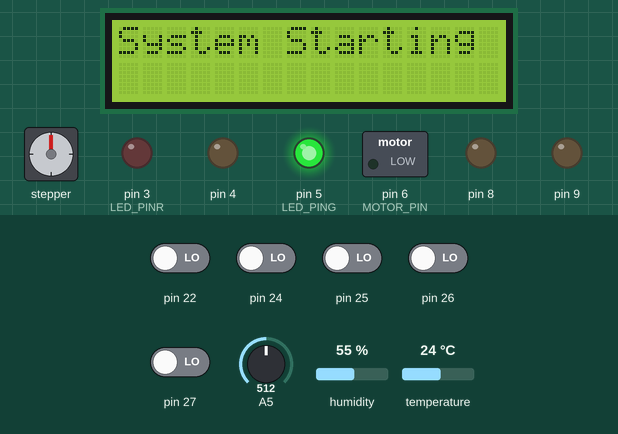
Bench run of a sketch on a simulated Arduino Mega 2560, built with avr-gcc and run on an emulated ATmega2560. Shown: 16×2 character LCD, stepper motor, switched loads named in the sketch (green lamp = pin HIGH), output pins drawn as LEDs (lit = HIGH). Dashed ring = blinking. The inputs (shaded band) are chosen by the test bench; at power-on: pin 22, pin 24–27 LOW, temperature 24 °C, A5 = 512, humidity 55 %. The local clock reads 2024-03-15 10:24:30 at power-on unless the sketch sets it; stepper angles assume 2048 steps per turn; what the sketch prints to the serial monitor is not drawn.

Above: at 1.2 s.
1.3 s: pin 22 driven HIGH
At 2.0 s:
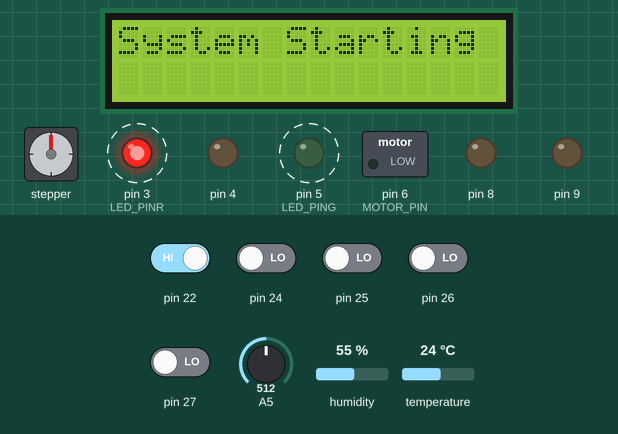
4.3 s: pin 26 driven HIGH
At 4.55 s:
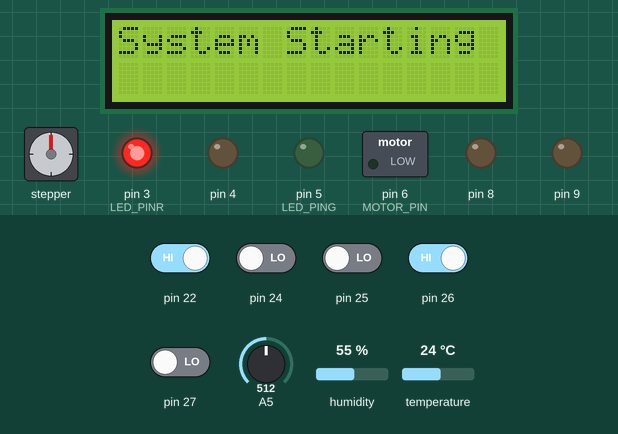
At 5.15 s:
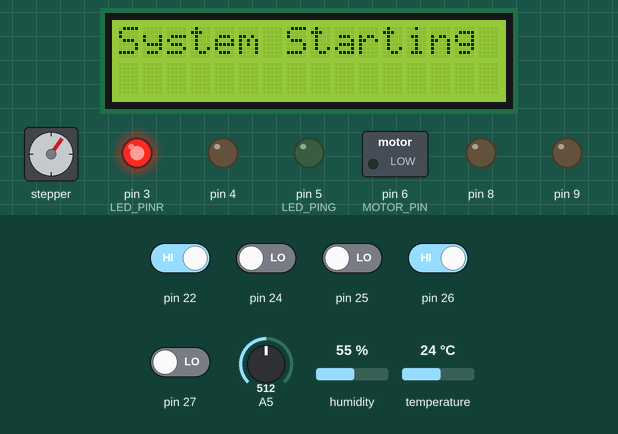
6.8 s: pin 22 driven LOW and pin 24 driven HIGH and pin 25 driven HIGH and pin 26 driven LOW and pin 27 driven HIGH
At 6.96 s:
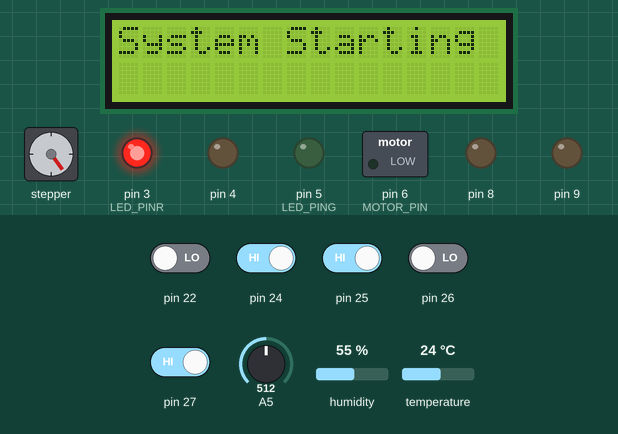
9.2 s: pin 22 driven HIGH
16.4 s: temperature set to 12 °C
17.9 s: temperature set to 9 °C
Timing chart, 0 to 20.4 s (numbered marks = the images above; inputs shaded):
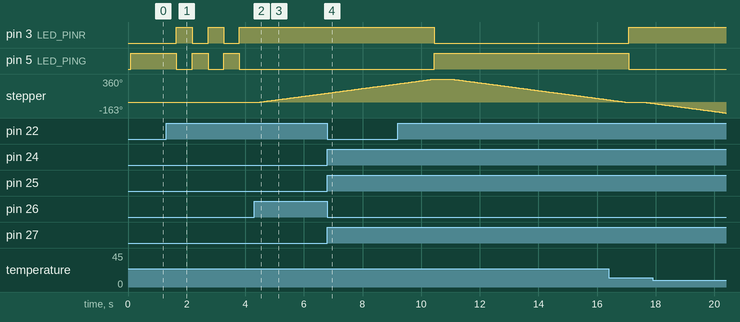

Measured:
- after the input at 1.3 s, pin 3 (LED_PINR): alternates HIGH for 0.55 s and LOW for 0.53 s, starting after 0.34 s; pin 5 (LED_PING): alternates HIGH for 0.53 s and LOW for 0.55 s, starting after 0.34 s
- after the input at 4.3 s, pin 3 (LED_PINR): stops changing and stays HIGH; pin 5 (LED_PING): stops changing and stays LOW; stepper: keeps turning clockwise at about 60°/s, starting after 0.10 s

The sketch:

final_project.ino
```cpp
#include <LiquidCrystal.h>
#include <RTClib.h>
#include <DHT.h>
#include <Stepper.h>

//TODO figure out port stuff and fix it in the main code too

//checked
// define pins for the stepper motor
#define STEPPER_PIN1 10
#define STEPPER_PIN2 11
#define STEPPER_PIN3 12
#define STEPPER_PIN4 13

// keep this set to 18 as it is one of the pins avalible for interputs
#define BUTTON_ON_OFF 0

// when in error need to be able to reset to idle
#define BUTTON_RESET 1

// define pins for the buttons
#define BUTTON_LIMIT_TOP 2
#define BUTTON_LIMIT_BOTTOM 3


#define BUTTON_STEPPER_UP 4
#define BUTTON_STEPPER_DOWN 5

// fan motor
#define MOTOR_PIN 6

// humidity and temp sensor pins
#define DHT_PIN 7
#define DHT_TYPE DHT11

//checked
#define WATER_LEVEL 5

// define led pins
#define LED_PINR 3
#define LED_PINY 3
#define LED_PING 5
#define LED_PINB 5

#define RDA 0x80
#define TBE 0x20

//checked
// initialize the library with the numbers of the interface pins
LiquidCrystal lcd(30, 31, 32, 33, 34, 35);

//checked
// clock
RTC_DS1307 RTC;

// temp humidity
DHT dht(DHT_PIN, DHT_TYPE);

// checked
// create a Stepper object
Stepper stepper(2048, STEPPER_PIN1, STEPPER_PIN2, STEPPER_PIN3, STEPPER_PIN4);

volatile unsigned char *myUCSR0A = (unsigned char *)0x00C0;
volatile unsigned char *myUCSR0B = (unsigned char *)0x00C1;
volatile unsigned char *myUCSR0C = (unsigned char *)0x00C2;
volatile unsigned int  *myUBRR0  = (unsigned int *) 0x00C4;
volatile unsigned char *myUDR0   = (unsigned char *)0x00C6;

// define the possible states for the state machine
enum States {
  IDLE,
  DISABLED,
  RUNNING,
  ERROR,
  START,
};


#define WATER_THRESHOLD 320 // the threshold for that sensor
#define TEMP_THRESHOLD 10 // the temp threshold for that sensor

// define the initial state for the state machine
States currentState = DISABLED;
States prevState = START;

void setup()
{

  // initialize the pins used for I2C communication with the RTC module
  PORTD |= (1 << PD0) | (1 << PD1);
  RTC.begin();

  // set the time on the RTC module
  DateTime now = DateTime(2022, 12, 9, 0, 0, 0);
  RTC.adjust(now);

  DDRE |= (0x01 << LED_PING | 0x01 << LED_PINY);
  DDRG |= (0x01 << LED_PINB);
  DDRH |= (0x01 << LED_PINR | 0x01 << WATER_LEVEL | 0x01 << MOTOR_PIN);


  // init read stuff
  adc_init();

  // initialize the serial port on USART0:
  U0init(9600);

  dht.begin();

  // set up the LCD's number of columns and rows:
  lcd.begin(16, 2);
  lcd.print("System Starting");


  // limit switch button setting
  DDRA &= ~(0x01 << BUTTON_RESET | 0x01 << BUTTON_ON_OFF | 0x01 << BUTTON_LIMIT_TOP | 0x01 << BUTTON_LIMIT_BOTTOM | 0x01 << BUTTON_STEPPER_UP | 0x01 << BUTTON_STEPPER_DOWN);


  // attach an interrupt to the button pin
  attachInterrupt(digitalPinToInterrupt(BUTTON_ON_OFF), handleOnOff, RISING);
  stepper.setSpeed(10);
}


// loop update values
int lastTempPrint = 0;
float temp = 0;
float hum = 0;

// speed of stepper motor
int stepperRate = 2048;

// state machine flags
bool fanOn = false;
int ledC = -1;
bool displayTempHum = false;
bool stepperAllowed = false;
bool monitorWater = false;


void loop()
{
  // read the time from the RTC module
  DateTime now = RTC.now();

  if(displayTempHum){
    // read the temperature and humidity from the DHT11 sensor
    temp = dht.readTemperature();
    hum = dht.readHumidity();
  }

  currentState = decideState(temp, hum, currentState);

  if(pinRead(BUTTON_ON_OFF)){
    handleOnOff();
  }
  // when state is switching exec
  if(currentState != prevState){

    writeTimeStampTransition(now, prevState, currentState);

    // check the current state of the state machine
    switch (currentState) {
      case DISABLED:
        fanOn = false;
        ledC = 3;
        displayTempHum = false;
        stepperAllowed = true;
        monitorWater = false;

        break;

      case IDLE:
        fanOn = false;
        ledC = 2;
        displayTempHum = true;
        stepperAllowed = true;
        monitorWater = true;

        break;

      case RUNNING:
        fanOn = true;
        ledC = 1;
        displayTempHum = true;
        stepperAllowed = true;
        monitorWater = true;

        break;

      case ERROR:
        lcd.clear();
        lcd.print("Error, low water level");
        fanOn = false;
        ledC = 0;
        displayTempHum = true;
        stepperAllowed = false;
        monitorWater = true;


        break;
      case START:
        break;
    }
  }

  // set stepper rate
  if(stepperAllowed){
    //determine direction the user wants, the limits it can go, then set that speed
    int stepperDirection = stepperRate * (pinRead(BUTTON_STEPPER_UP) ? 1 : pinRead(BUTTON_STEPPER_DOWN) ? -1 : 0);
    //preform limit checks
    stepperDirection = (pinRead(BUTTON_LIMIT_TOP) ? min(stepperDirection, 0) : (pinRead(BUTTON_LIMIT_BOTTOM) ? max(stepperDirection ,0) : stepperDirection));
    if(stepperDirection != 0){
      writeStepperPos(now, prevState, currentState);
    }
    setStepperMotor(stepperDirection);
  }
  // set fan rate
  setFanMotor(fanOn);

  // set led
  turnLEDOn(ledC);

  // display temp hum, if we are allowed to, and if the time since the last one has been greater then one minute
  if(displayTempHum && abs(lastTempPrint - now.minute()) >= 1){

    lcd.clear();
    lastTempPrint = now.minute(); // update prev
    temp = dht.readTemperature();
    hum = dht.readHumidity();
    lcd.print("Temp, Humidity");
    delay(1000);
    lcd.clear();
    lcd.print(temp); // write temp to lcd
    lcd.print(hum); // write hum to lcd
  }

  prevState = currentState;
  // check water level, if allowed to


  if(monitorWater){
    int waterLvl = adc_read(WATER_LEVEL); // calc water lvl
    if(waterLvl <= WATER_THRESHOLD){
      currentState = ERROR;
    }
  }

  delay(500);


}

int waterRead(int pin){
  return PINH & (0x01 << pin);
}

int pinRead(int pin) {
  // read the value of the pin using the PIN register
  return PINA & (0x01 << pin);
}


bool buttonOnState = true;

// if handle on off button is pressed this will automatically be called
void handleOnOff(){
  prevState = currentState;
  bool bPressed = pinRead(BUTTON_ON_OFF);
  if(buttonOnState && bPressed){
    currentState = IDLE;
    buttonOnState = false;
  }else if(bPressed) {
    currentState = DISABLED;
    buttonOnState = true;
  }
}

//write simple msgs over serial one char at a time
void writeStepperPos(DateTime now, States prevState, States currentState){
  U0putchar('S');
  U0putchar('T');
  U0putchar('E');
  U0putchar('P');


  U0putchar(' ');
  writeTimeStampTransition(now, prevState, currentState);
}

//write simple msgs over serial one char at a time
void writeTimeStampTransition(DateTime now, States prevState, States currentState){
  unsigned char pState = (prevState == DISABLED ? 'd' : (prevState == IDLE ? 'i' : (prevState == RUNNING ? 'r' : (prevState == ERROR ? 'e' : 'u'))));
  unsigned char cState = (currentState == DISABLED ? 'd' : (currentState == IDLE ? 'i' : (currentState == RUNNING ? 'r' : (currentState == ERROR ? 'e' : 'u'))));

  U0putchar(pState);
  U0putchar(':');
  U0putchar(cState);

  U0putchar(' ');

  int year = now.year();
  int month = now.month();
  int day = now.day();
  int hour = now.hour();
  int minute = now.minute();
  int second = now.second();
  char numbers[10] = {'0','1','2','3','4','5','6','7','8','9'};
  int onesYear = year % 10;
  int tensYear = year / 10 % 10;
  int onesMonth = month % 10;
  int tensMonth = month / 10 % 10;
  int onesDay = day % 10;
  int tensDay = day / 10 % 10;
  int onesHour = hour % 10;
  int tensHour = hour / 10 % 10;
  int onesMinute = minute % 10;
  int tensMinute = minute / 10 % 10;
  int onesSecond = second % 10;
  int tensSecond = second / 10 % 10;

  U0putchar('M');
  U0putchar(':');
  U0putchar('D');
  U0putchar(':');
  U0putchar('Y');

  U0putchar(' ');

  U0putchar('H');
  U0putchar(':');
  U0putchar('M');
  U0putchar(':');
  U0putchar('S');

  U0putchar(' ');

  U0putchar(numbers[tensMonth]);
  U0putchar(numbers[onesMonth]);
  U0putchar(':');
  U0putchar(numbers[tensDay]);
  U0putchar(numbers[onesDay]);
  U0putchar(':');
  U0putchar(numbers[tensYear]);
  U0putchar(numbers[onesYear]);

  U0putchar(' ');

  U0putchar(numbers[tensHour]);
  U0putchar(numbers[onesHour]);
  U0putchar(':');
  U0putchar(numbers[tensMinute]);
  U0putchar(numbers[onesMinute]);
  U0putchar(':');
  U0putchar(numbers[tensSecond]);
  U0putchar(numbers[onesSecond]);

  U0putchar('\n');
}

States decideState(float temp, int waterLvl, States currentState){
  States state;
  if(temp <= TEMP_THRESHOLD && currentState == RUNNING){
    state = IDLE;
  }else if(temp > TEMP_THRESHOLD && currentState == IDLE){
    state = RUNNING;
  }else if(currentState == ERROR && pinRead(BUTTON_RESET) && waterLvl > WATER_THRESHOLD){
    state = IDLE;
  }else{
    state = currentState;
  }

  return state;
}

// method to turn on the specified LED and turn off the other LEDs
void turnLEDOn(int ledPin) {
  // turn off all of the LEDs using a bitwise AND operation
  PORTH &= ~(0x01 << LED_PINR);
  PORTG &= ~(0x01 << LED_PINB);
  PORTE &= ~(0x01 << LED_PING);
  PORTE &= ~(0x01 << LED_PINY);

  // turn on the specified LED using a bitwise OR operation
  switch (ledPin) {
    case 0:
      PORTH |= 0x01 << LED_PINR;
      break;
    case 1:
      PORTG |= 0x01 << LED_PINB;
      break;
    case 2:
      PORTE |= 0x01 << LED_PING;
      break;
    case 3:
      PORTE |= 0x01 << LED_PINY;
      break;
  }
}


// sets the stepper speed
void setStepperMotor(int dist){
  stepper.step(dist);
}

// turn fan motor on or off
void setFanMotor(bool on){
  if(on){
    PORTH |= (0x01 << MOTOR_PIN);
  }else {
    PORTH &= ~(0x01 << MOTOR_PIN);
  }
}


//---------------start analog read-----------------
void adc_init(){
     ADCSRA = 0x80;
     ADCSRB = 0x00;
     ADMUX = 0x40;
}

unsigned int adc_read(unsigned char adc_channel){
     ADCSRB &= 0xF7; // Reset MUX5.
     ADCSRB |= (adc_channel & 0x08); // Set MUX5.
     ADMUX &= 0xF8; // Reset MUX2:0.
     ADMUX |= (adc_channel & 0x07); // Set MUX2:0.

     ADCSRA |= 0x40; // Start the conversion.
     while (ADCSRA & 0x40) {} // Converting...
     return ADC; // Return the converted number.
}

//---------------end analog read-----------------

//---------------start serial print-----------------
// function to initialize USART0 to "int" Baud, 8 data bits,
// no parity, and one stop bit. Assume FCPU = 16MHz.
//
void U0init(unsigned long U0baud)
{
//  Students are responsible for understanding
//  this initialization code for the ATmega2560 USART0
//  and will be expected to be able to intialize
//  the USART in differrent modes.
//
 unsigned long FCPU = 16000000;
 unsigned int tbaud;
 tbaud = (FCPU / 16 / U0baud - 1);
 // Same as (FCPU / (16 * U0baud)) - 1;
 *myUCSR0A = 0x20;
 *myUCSR0B = 0x18;
 *myUCSR0C = 0x06;
 *myUBRR0  = tbaud;
}
//
// Read USART0 RDA status bit and return non-zero true if set
//
unsigned char U0kbhit()
{
  return (RDA & *myUCSR0A);
}
//
// Read input character from USART0 input buffer
//
unsigned char U0getchar()
{
  return *myUDR0;
}
//
// Wait for USART0 TBE to be set then write character to
// transmit buffer
//
void U0putchar(unsigned char U0pdata)
{
  while(!(TBE & *myUCSR0A));
  *myUDR0 = U0pdata;
}
//---------------end serial print-----------------
```
